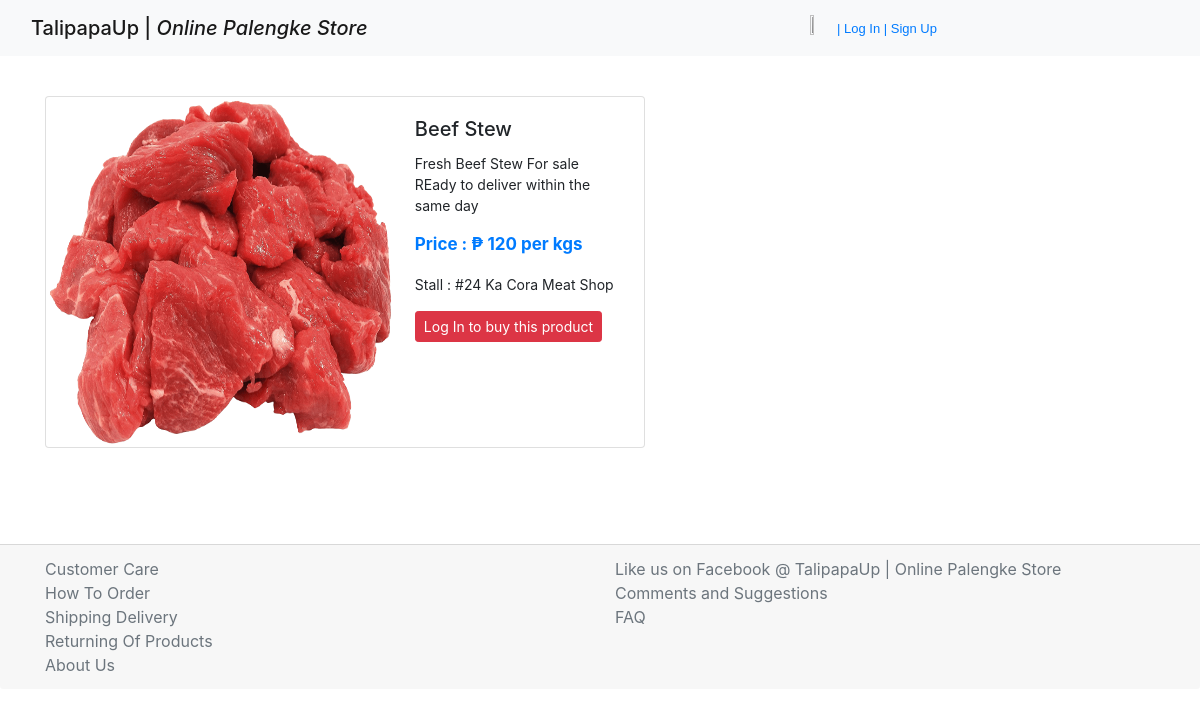
Page /products/list/2/ on the committed database.
### products/models.py (models this page shows, shortened)
class Product(models.Model):
    measurements = (
        ('kgs', 'kgs'),
        ('pcs', 'pcs'),
    )
    mainimage = models.ImageField(upload_to = 'products/', blank = True)
    name = models.CharField(unique = True, max_length = 300)
    product_id = models.AutoField(primary_key = True)
    stall_address = models.ForeignKey(Stall, on_delete = models.CASCADE)
    category = models.ForeignKey(Category, on_delete = models.CASCADE)
    preview_text = models.TextField(max_length = 300, verbose_name = 'Preview Text')
    detail_text = models.TextField(max_length = 300, verbose_name = 'Detail Text')
    price = models.IntegerField()
    measurement = models.CharField(max_length = 100, choices=measurements)
    class Meta :
        verbose_name = 'Product'
        verbose_name_plural = 'Products'
        ordering = ['name',]

class Stall(models.Model):
    name_of_stall = models.CharField(max_length = 300)
    address = models.CharField(max_length = 300)
    def __str__(self):
        return self.name_of_stall

### products/views.py (the view)
# urls.py: path('products/list/<int:product_id>/', views.ProductDetail, name='productdetail'),
def ProductDetail(request , product_id):
    obj = get_object_or_404(Product, product_id=product_id)
    template_name = "product/detail.html"
    context = {"detail" : obj}
    return render(request, template_name, context)

### products/templates/product/detail.html (shortened to what this page needs)
{% extends 'base.html' %}
{% load static %}
{% block content %}
<br>
<br>
<br>
<br>
<div class="container">
<div class="card mb-4" style="max-width: 600px;">
  <div class="row no-gutters justify-content-center">
    <div class="col-7">
      <img src="{{ detail.mainimage.url }}" class="card-img" alt="..." width="900" height='350'>
    </div>
    <div class="col-5">
      <div class="card-body">
        <h5 class="card-title">{{ detail.name }}</h5>
        <p class="card-text">{{ detail.detail_text }}</p>
          <p class="price card-text text-primary font-weight-bold">Price : ₱ {{ detail.price }} per {{ detail.measurement }}</p>
          <p class="card-text ">Stall : {{ detail.stall_address }}</p>
          {% if user.is_authenticated %}
            <button type="submit" class="buy btn-primary">Buy Now</button>
            <button type="submit" class="buy btn-outline-danger">Add To Cart</button>
          {% else %}
            <a class="btn btn-danger btn-sm" href="login/">Log In to buy this product</a>
          {% endif %}
    </div>
    </div>
  </div>
</div>
</div>
{% endblock %}

### products/static/css/style.css (style rules this page uses)
.card-text { font-size: 14px; }
.price { font-size: 17px; }

### rows in the picture
Product: mainimage (picture), name "Beef Stew", detail_text "Fresh Beef Stew For sale REady to deliver within the same day", price "120", measurement "kgs", stall_address "#24 Ka Cora Meat Shop"
